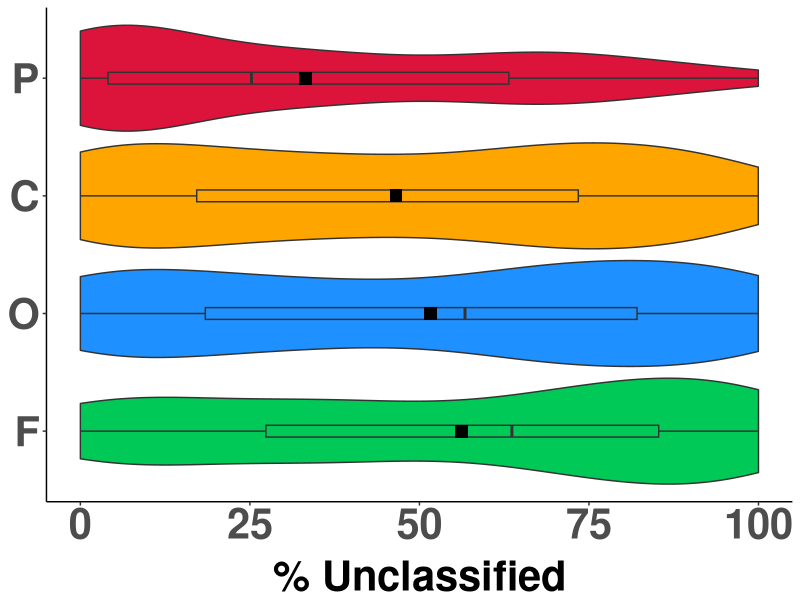
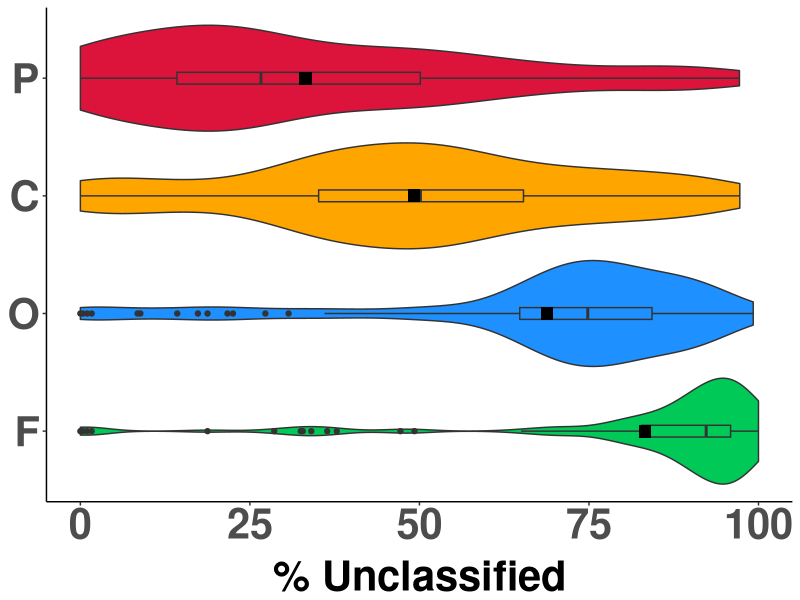
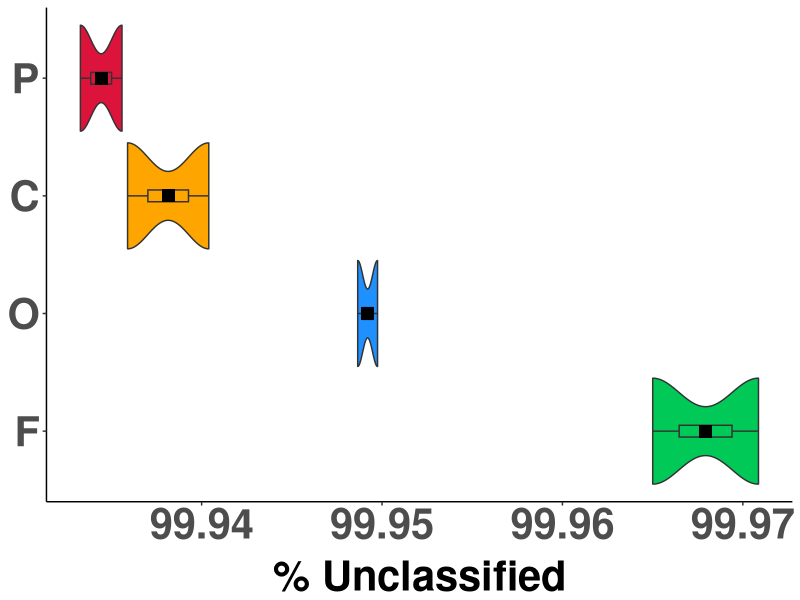
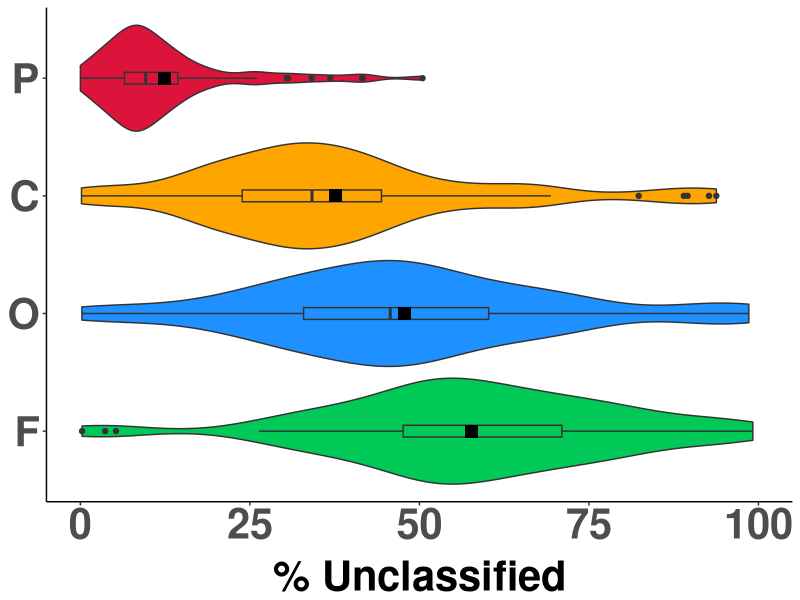
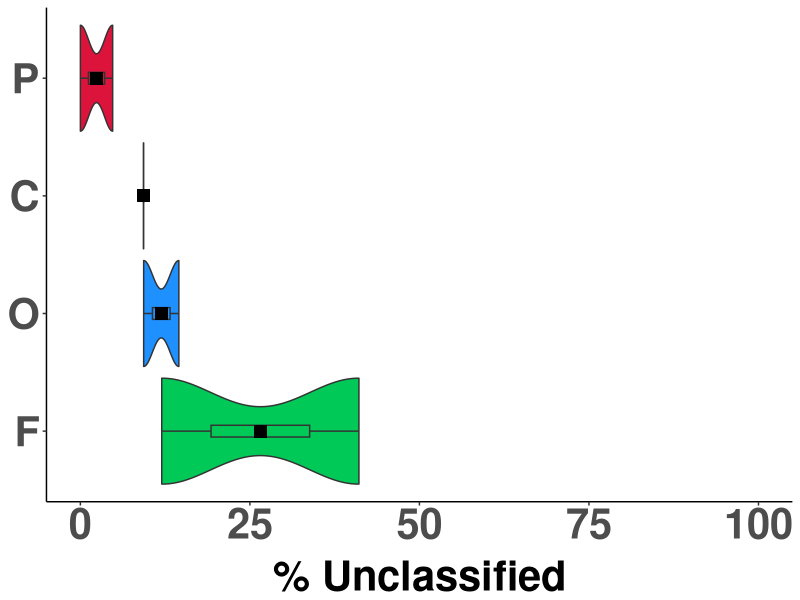
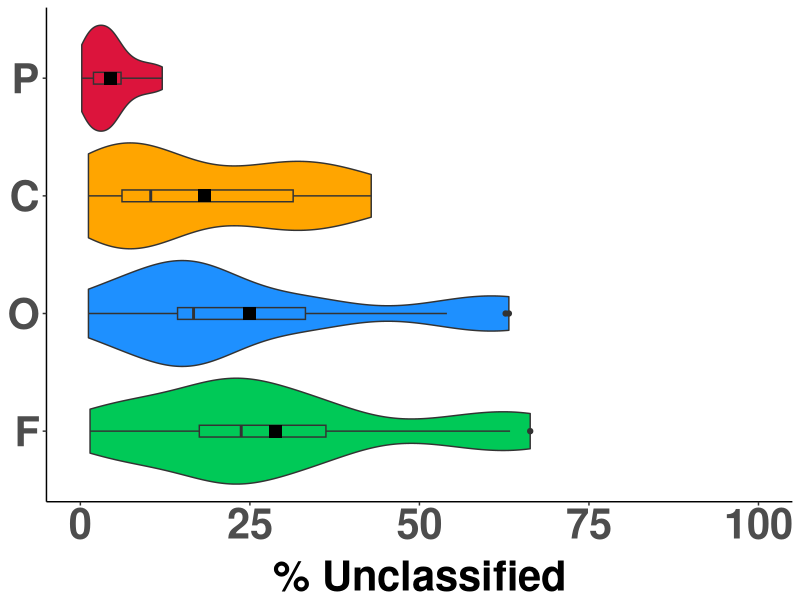
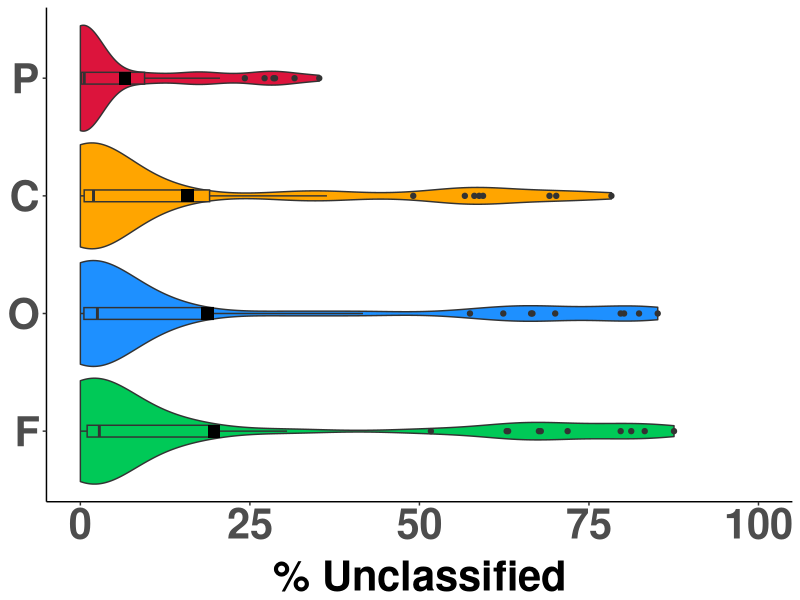
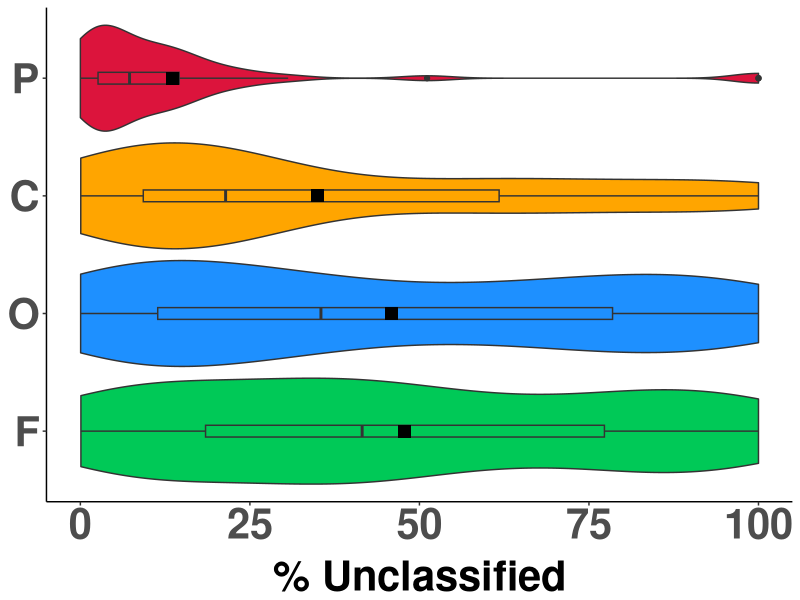

Source code (R) for these figures, in order:
# Senthil / UNLV / May 27 2015
# This version includes Coleman et al., YNP samples
library(plyr)
library(reshape2)
library(ggplot2)
mydat <- read.table('current_opinion_fig1_data.csv',
                    head=T, row.names=NULL, sep='\t')
melt_mydat<-melt(mydat)

## Violin plots for YNP, WC, Armenia, Tibet, Tengchong, NZ, Phil,
## Guaymas Bay, GBS samples. Final version:
## http://www.ncbi.nlm.nih.gov/pubmed/26113243

## Some samples are organized by sites, others by region
sitelist <- c('Yellowstone National Park',
              'Great Basin', 'Guaymas Bay')
regionlist <- c('Canada', 'Armenia', 'Tibet', 'China', 'New Zealand',
                 'Philippines')


for (i in seq(sitelist)){
    dat <- subset(melt_mydat, Site == sitelist[[i]])
    pdffile <- paste(gsub(' ', '_', sitelist[[i]]),
                     '_may27.pdf', sep='')
    pdf(pdffile, width=8, height=5, useDingbats=FALSE)
    (p <- ggplot(dat, aes(x=variable, y=value*100)) +
     geom_violin(aes(fill=factor(variable)), scale='width') +
     geom_boxplot(aes(fill=factor(variable)), width=0.1) +
     scale_fill_manual(values = c('#00C957', '#1E90FF',
                           '#FFA500', '#DC143C')) +
     scale_y_continuous(limits=c(0, 100)) +
     ylab('% Unclassified') +
     stat_summary(fun.y = 'mean', geom = 'point',
                  shape=15, size=4, fill= 'white') +
     coord_flip())

    if (sitelist[[i]] == 'Guaymas Bay'){
        (p <- ggplot(dat, aes(x=variable, y=value*100)) +
         geom_violin(aes(fill=factor(variable)), scale='width') +
         geom_boxplot(aes(fill=factor(variable)), width=0.1) +
         scale_fill_manual(values = c('#00C957', '#1E90FF',
                               '#FFA500', '#DC143C')) +
         ylab('% Unclassified') +
         stat_summary(fun.y = 'mean', geom = 'point',
                      shape=15, size=4, fill= 'white') +
         coord_flip())
    }
    print(p + theme(panel.background=element_blank(),
                    panel.border=element_blank(),
                    panel.grid.minor=element_blank(),
                    panel.grid.major=element_blank(),
                    axis.line=element_line(),
                    axis.text.x=element_text(size=30, face='bold'),
                    axis.text.y=element_text(size=30, face='bold'),
                    axis.title.x=element_text(size=30, face='bold',
                        vjust=0.2),
                    axis.title.y=element_blank(),
                    legend.position='none'))
    dev.off()
    rm(p)
}

for (i in seq(regionlist)){
    dat <- subset(melt_mydat, Region == regionlist[[i]])
    pdffile <- paste(gsub(' ', '_', regionlist[[i]]),
                     '_may27.pdf', sep='')
    if (regionlist[[i]] == 'China'){
        pdffile <- 'Tengchong_may27.pdf'
    }
    pdf(pdffile, width=8, height=5, useDingbats=FALSE)
    (p <- ggplot(dat, aes(x=variable, y=value*100)) +
     geom_violin(aes(fill=factor(variable)), scale='width') +
     geom_boxplot(aes(fill=factor(variable)), width=0.1) +
     scale_fill_manual(values = c('#00C957', '#1E90FF',
                           '#FFA500', '#DC143C')) +
     scale_y_continuous(limits=c(0, 100)) +
     ylab('% Unclassified') +
     stat_summary(fun.y = 'mean', geom = 'point',
                  shape=15, size=4, fill= 'white') +
     coord_flip())
    
    print(p + theme(panel.background=element_blank(),
                    panel.border=element_blank(),
                    panel.grid.minor=element_blank(),
                    panel.grid.major=element_blank(),
                    axis.line=element_line(),
                    axis.text.x=element_text(size=30, face='bold'),
                    axis.text.y=element_text(size=30, face='bold'),
                    axis.title.x=element_text(size=30, face='bold',
                        vjust=0.2),
                    axis.title.y=element_blank(),
                    legend.position='none'))
    dev.off()
    rm(p)
}
